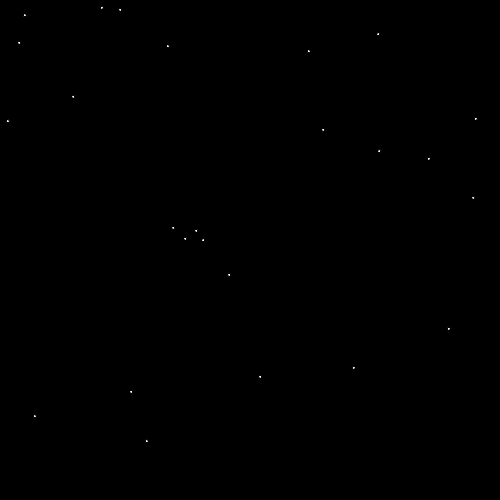
Frame 1 (no input)
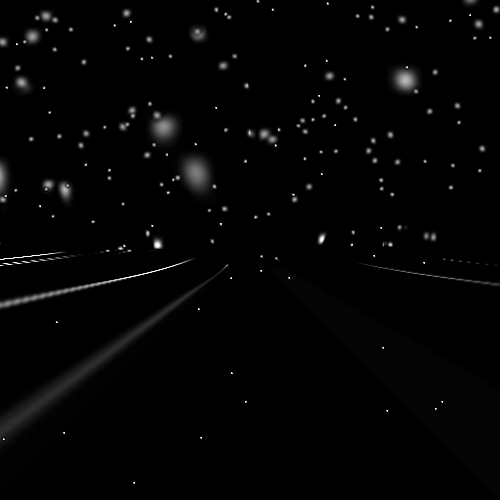
Frame 60 (the mouse pressed at the canvas centre just before this capture)
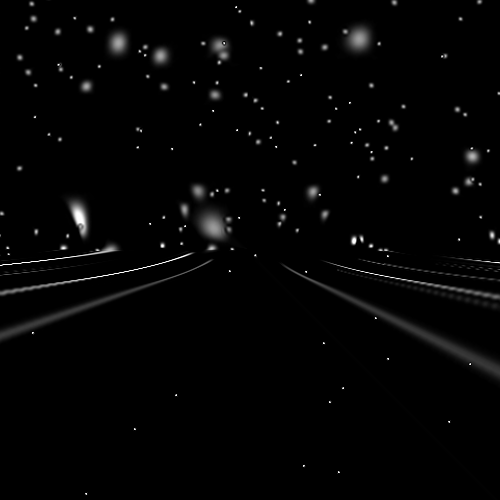
Frame 120 (the mouse held since frame 60 and released just before this capture)

The Processing sketch that drew these frames (run headless with seeded random() and noise(); from frame 60 on, the mouse is pressed at the canvas centre):

// Processing sketch: zooming1
// ── zooming1.pde
void setup() {
  size(500, 500);
  background(0);
}

float size = 3f;

void draw() {
  copy(
    0, 0, width, height,
    -10, -10, width + 20, height + 20);
  
  for(int count = 0; count < 25; count++) {
    ellipse(random(0, width), random(0, height), size, size);
  } 
}
